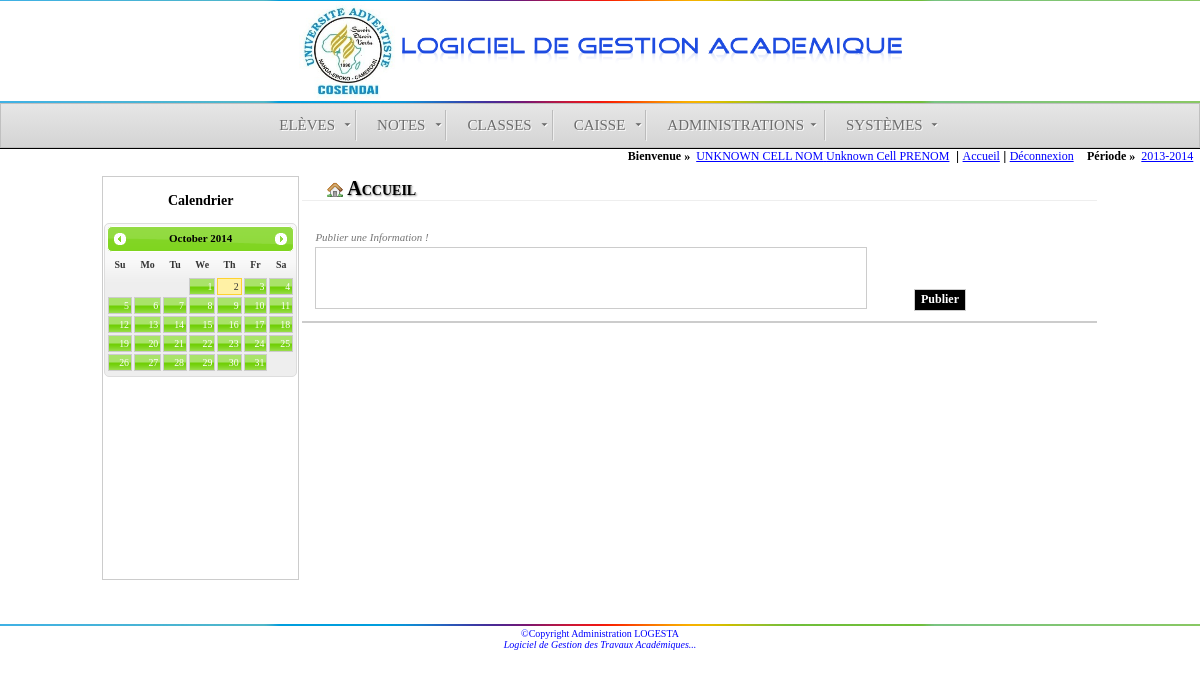
Screenshot of /accueil/index.php (signed in) with the database file from the repository.
### tables this page shows
CREATE TABLE IF NOT EXISTS `etablissement` (
  `IDENTIFIANT` varchar(30) NOT NULL,
  `LIBELLE` text NOT NULL,
  `ADRESSE` varchar(255) DEFAULT NULL,
  `DATECREATION` date NOT NULL,
  `PRINCIPAL` varchar(255) NOT NULL,
  `LOGO` text,
  `EMAIL` varchar(50) DEFAULT NULL,
  `TEL` varchar(255) DEFAULT NULL,
  `MOBILE` varchar(50) DEFAULT NULL,
  `SITEWEB` varchar(100) DEFAULT NULL,
  `REGLEMENT` varchar(255) DEFAULT NULL,
  `AUTORISATION` varchar(255) DEFAULT NULL,
  `CPTEBANCAIRE` varchar(255) DEFAULT NULL,
  `HAUTEURLOGO` varchar(5) DEFAULT '50',
  `LARGEURLOGO` varchar(5) DEFAULT '50',
  PRIMARY KEY (`IDENTIFIANT`)
);

CREATE TABLE IF NOT EXISTS `menu` (
  `IDMENU` int(11) NOT NULL AUTO_INCREMENT,
  `HEADER` int(11) NOT NULL,
  `LIBELLE` varchar(255) NOT NULL,
  `SIGNIFICATION` varchar(255) NOT NULL,
  `HREF` varchar(255) NOT NULL,
  `ICON` varchar(255) DEFAULT NULL,
  `ONCLICK` varchar(255) DEFAULT NULL,
  `ACTIF` int(11) NOT NULL DEFAULT '1' COMMENT '1 = Actif, 0 = Bloque',
  `SOUSMENU` int(11) NOT NULL DEFAULT '0',
  PRIMARY KEY (`IDMENU`),
  KEY `HEADER` (`HEADER`)
);

CREATE TABLE IF NOT EXISTS `header_menu` (
  `IDHEADER` int(11) NOT NULL AUTO_INCREMENT,
  `LIBELLE` varchar(255) NOT NULL,
  PRIMARY KEY (`IDHEADER`)
);

### includes/commun_inc.php (called while the page is built, shortened)
<?php
function parse($ch){
	if(isset($ch)){
		$ch = utf8_decode($ch);
		$ch = trim($ch);
		$ch = addslashes($ch);
		return utf8_encode($ch);
	}else
		return "";
}
?>

### includes/header_inc.php (the view, shortened to what this page needs)
<!DOCTYPE html PUBLIC "-//W3C//DTD XHTML 1.0 Transitional//EN" "http://www.w3.org/TR/xhtml1/DTD/xhtml1-transitional.dtd">
<html xmlns="http://www.w3.org/1999/xhtml"><head>
<link rel="stylesheet" media="screen" type="text/css" href="../css/connexion.css" />
<link rel="stylesheet" media="screen" type="text/css" href="../css/design.css"/>
<link rel="stylesheet" media="screen" type="text/css" href="../css/variation.css"/>
<link rel="stylesheet" href="../css/grid.css" type="text/css" media="screen" />
<link rel="stylesheet" media="screen" type="text/css" href="../css/jquery-ui-1.10.2.custom.min.css"/>
<link href="../css/juizDropDownMenu.css" rel="stylesheet" type="text/css" />
<link href="../SpryAssets/SpryTabbedPanels.css" rel="stylesheet" type="text/css" />
</head>
<body>
<?php
function display_menu($profile){
	$query = "SELECT m.*, h.LIBELLE AS ENTETE
	FROM menu m LEFT JOIN header_menu h ON (m.HEADER = h.IDHEADER)
	WHERE m.IDMENU IN (SELECT d.IDMENU FROM droit d WHERE d.IDDROIT IN (SELECT l.IDDROIT FROM listedroit l WHERE l.PROFILE = '".parse($profile)."'))
	AND m.ACTIF = 1
	ORDER BY m.HEADER";
	$res = mysql_query($query) or die(mysql_error());
	$header = array();
	print "<ul id = 'menu'>";
	$i = 0;
	while($row = mysql_fetch_array($res)){
		if(!in_array($row['HEADER'], $header)){
			if($i != 0)
				print "</ul></li>";
			print "<li><a href = \"#\">".$row['ENTETE']."</a><ul>";
			$header[] = $row['HEADER'];
		}
		$i += 1;
	}
	print "</ul>";
} ?>
	<div id="container">
  		<div id="header">
        	<?php
            if(file_exists("../configurations/config.xml")){
				$res = mysql_query("SELECT LOGO, IDENTIFIANT, HAUTEURLOGO, LARGEURLOGO FROM etablissement") or die(mysql_error());
				$row = mysql_fetch_array($res);
				print "<img src=\"".$row['LOGO']."\" height=\"".$row['HAUTEURLOGO']."\" width=\"".$row['LARGEURLOGO']."'\" title=\"LOGO ETABLISSEMENT
				".$row['IDENTIFIANT']."\" alt=\"LOGO ETABLISSEMENT ".$row['IDENTIFIANT']."\"/>";
			}else
				print "<img src=\"../images/logo_default.png\" height=\"100\" width=\"250\" title=\"LOGO DU LOGICIEL PAR DEFAUT\" alt=\"LOGO DU SITE\"/>";
			?>
            <span><img src="../images/titre.png" width="50%"/></span>
        </div>
        <div style="padding:0; width:100%; min-width:1000px;"><img height="2" width="100%" src="../images/rainbow.png" /></div>
        <div style="padding:0"><?php display_menu($_SESSION['profile']); ?></div>
        <div id="submenu" style="width:100%; text-align:right; border-top-width:1px; padding-bottom:10px;">
        	<?php
				if(isset($_SESSION['user'])){
        		 	echo '<strong>Bienvenue &raquo;&nbsp;&nbsp;</strong><a href="../utilisateurs/profile.php" ><span style="text-transform:uppercase;">'.$_SESSION['nom'].'</span>&nbsp;<span style="text-transform:capitalize;">'.$_SESSION['prenom'].'</span></a> &nbsp;|&nbsp;';
					echo '<a href="../accueil/index.php" title="accueil">Accueil</a>&nbsp;|&nbsp;<a href="../utilisateurs/connexion.php">D&eacute;connexion</a>';
					echo "&nbsp;&nbsp;&nbsp;&nbsp;<strong>P&eacute;riode &raquo;&nbsp;&nbsp;</strong><a href='javascript:return false;'>".$_SESSION['periode']."</a>&nbsp;&nbsp;";
			}
            else  echo 'Connexion au syst&#232;me logesta';
			?>
        </div>
        <div id="content">
        	<table><tr>
            	<td style="vertical-align:top; width:5%; height:400px; border:1px solid #CCC;">
                	<div><h3 style="text-align:center;z-index:-1">Calendrier</h3>
                    	<div style="font-size:10px;" id = 'calendrierdujour'></div>
                    </div>
				</td>
                <td style="vertical-align:top;width:95%" id="contenu">

### css/design.css (style rules this page uses)
body { padding:0; margin:0; font-size:12px; font-weight:normal; background-color:#FFFFFF; }
#container { background-color:#FFFFFF; margin:auto; padding:0px; height:100%; min-width:1000px; margin-left:auto; margin-right:auto; width:100%; }
#contenu { font-family:"Arial Black", Gadget, sans-serif; margin:auto; }
#header { margin:0 auto; padding:0px; height:100px; width:1000px; overflow:hidden; text-align:center; }
#content { margin:0 auto; padding:0; width:1000px; min-height:450px; }
#menu { padding:0; margin:0; }
#submenu { font-family:"Arial"; font-size:12px; text-align:center; width:30%; border-top-style:solid; }
a { color:#0000FF; }
img { border:none; vertical-align:middle; }
* { font-family:"Times New Roman", Times, serif; }

### css/variation.css (style rules this page uses)
li { font-weight:200; }

### css/juizDropDownMenu.css (style rules this page uses)
.juizdropdown { position: relative; height: 43px; padding:0; font-size: 15px; line-height: 42px; text-align: center; background: #dbdbdb url(../images/main.png) repeat-x scroll 0 0; background: -webkit-gradient(linear,left bottom,left top,color-stop(0, #d4d4d4),color-stop(1, #e6e6e6)); background: -webkit-linear-gradient(center bottom , #d4d4d4 0%, #e6e6e6 100%) repeat scroll 0 0 #dbdbdb; background: -moz-linear-gradient(center bottom , #d4d4d4 0%, #e6e6e6 100%) repeat scroll 0 0 #dbdbdb; border: 1px solid #c0c0c0; text-transform: uppercase; z-index:10; }
.juizdropdown li { position: relative; display: inline-block; list-style: none; background: transparent url(../images/separator.png) scroll left center no-repeat; }
.juizdropdown li.first { background: none; }
.juizdropdown a { display: inline-block; padding: 0 20px 0 22px; color: #6D6D6D; border: 0 none; text-decoration: none; text-shadow: 1px 1px 0 #fff; outline: 0 none; }
.juizdropdown .hasSub > a { background: url(../images/arrow_down.png) 96% 50% no-repeat; }

### rows the page displays
etablissement: LOGO (picture)
menu: HEADER.LIBELLE "ELÈVES"
menu: HEADER.LIBELLE "NOTES"
menu: HEADER.LIBELLE "CLASSES"
menu: HEADER.LIBELLE "CAISSE"
menu: HEADER.LIBELLE "ADMINISTRATIONS"
menu: HEADER.LIBELLE "SYSTÈMES"

### other values shown
$_SESSION['nom'] "UNKNOWN CELL NOM"
$_SESSION['prenom'] "Unknown Cell PRENOM"
$_SESSION['periode'] "2013-2014"
